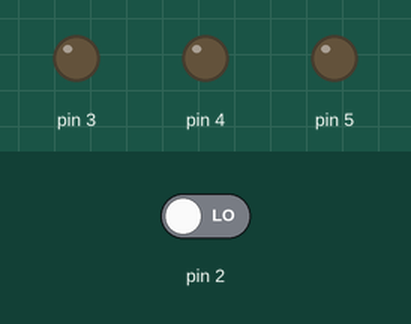
A sketch run on a simulated Arduino Uno, built with avr-gcc and run on an emulated ATmega328P. Parts: output pins drawn as LEDs (lit = HIGH). The test bench sets the inputs (shaded band); at power-on: pin 2 LOW.

Above: at 0.2 s.
At 1.12 s:
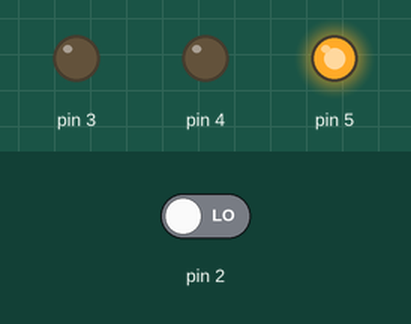
At 1.87 s:
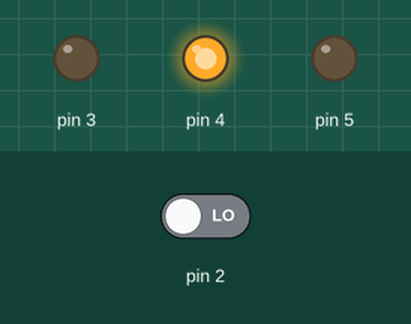
At 2.62 s:
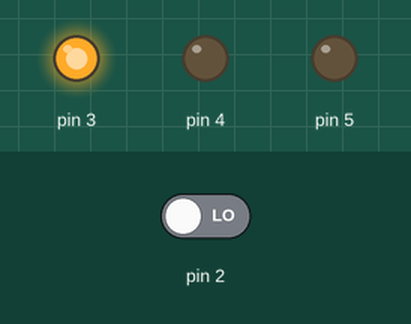
Timing chart, 0 to 3.0 s (numbered marks = the images above):
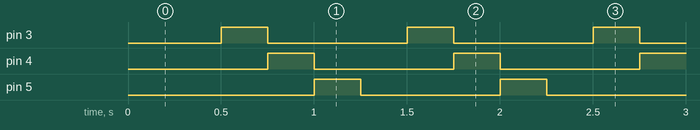

The sketch:

sketch_output_test.ino
```cpp
//project 1 with Male. 20160723

int switchState = 0;

void setup(){

  pinMode(3, OUTPUT);
  pinMode(4, OUTPUT);
  pinMode(5, OUTPUT);
  pinMode(2, INPUT);
}

void loop(){

  switchState = digitalRead(2);

    delay(250);

    digitalWrite(3, LOW);//Led azul
    digitalWrite(4, LOW);//Led amarillo
    digitalWrite(5, LOW);//Led verde

    delay(250);

    digitalWrite(3, HIGH);//Led azul
    digitalWrite(4, LOW);//Led amarillo
    digitalWrite(5, LOW);//Led verde


    delay(250);

    digitalWrite(3, LOW);//Led azul
    digitalWrite(4, HIGH);//Led amarillo
    digitalWrite(5, LOW);//Led verde

    delay(250);

    digitalWrite(3, LOW);//Led azul
    digitalWrite(4, LOW);//Led amarillo
    digitalWrite(5, HIGH);//Led verde

}
```

Measured:
- by itself, pin 3–5: alternates HIGH for 0.25 s and LOW for 0.75 s
- by itself, everything shown: repeats every 1.0 s, in 4 steps
